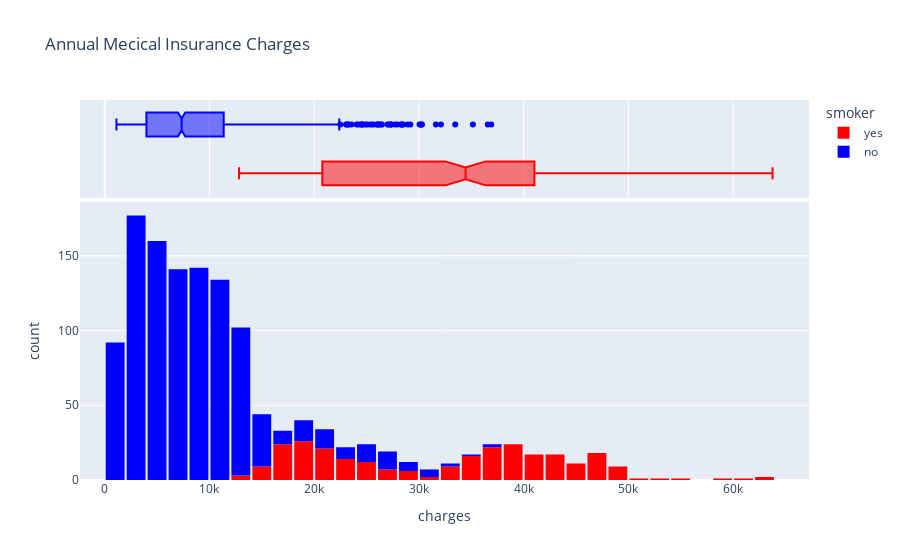

The code cell stored with this chart in its notebook:
### Code cell
fig = px.histogram(insurance_df,
                   x='charges',
                   marginal='box',
                   color='smoker',
                   color_discrete_sequence=['red', 'blue'],
                   title='Annual Mecical Insurance Charges')
fig.update_layout(bargap=0.1)
fig.show()

### Figure 1 — Plotly figure (JSON) as saved in the notebook; plotly's stock layout.template omitted (floating-point values rounded to 4 significant figures; data arrays with more than 128 entries replaced by an {"elided": "..."} marker saying what was removed)
{"data": [{"alignmentgroup": "True", "bingroup": "x", "hovertemplate": "smoker=yes<br>charges=%{x}<br>count=%{y}<extra></extra>", "legendgroup": "yes", "marker": {"color": "red", "pattern": {"shape": ""}}, "name": "yes", "offsetgroup": "yes", "orientation": "v", "showlegend": true, "type": "histogram", "x": {"elided": "274 float values"}, "xaxis": "x", "yaxis": "y"}, {"alignmentgroup": "True", "hovertemplate": "smoker=yes<br>charges=%{x}<extra></extra>", "legendgroup": "yes", "marker": {"color": "red"}, "name": "yes", "notched": true, "offsetgroup": "yes", "showlegend": false, "type": "box", "x": {"elided": "274 float values"}, "xaxis": "x2", "yaxis": "y2"}, {"alignmentgroup": "True", "bingroup": "x", "hovertemplate": "smoker=no<br>charges=%{x}<br>count=%{y}<extra></extra>", "legendgroup": "no", "marker": {"color": "blue", "pattern": {"shape": ""}}, "name": "no", "offsetgroup": "no", "orientation": "v", "showlegend": true, "type": "histogram", "x": {"elided": "1064 float values"}, "xaxis": "x", "yaxis": "y"}, {"alignmentgroup": "True", "hovertemplate": "smoker=no<br>charges=%{x}<extra></extra>", "legendgroup": "no", "marker": {"color": "blue"}, "name": "no", "notched": true, "offsetgroup": "no", "showlegend": false, "type": "box", "x": {"elided": "1064 float values"}, "xaxis": "x2", "yaxis": "y2"}], "layout": {"bargap": 0.1, "barmode": "relative", "legend": {"title": {"text": "smoker"}, "tracegroupgap": 0}, "title": {"text": "Annual Mecical Insurance Charges"}, "xaxis": {"anchor": "y", "domain": [0, 1], "title": {"text": "charges"}}, "xaxis2": {"anchor": "y2", "domain": [0, 1], "matches": "x", "showgrid": true, "showticklabels": false}, "yaxis": {"anchor": "x", "domain": [0, 0.7326], "title": {"text": "count"}}, "yaxis2": {"anchor": "x2", "domain": [0.7426, 1], "matches": "y2", "showgrid": false, "showline": false, "showticklabels": false, "ticks": ""}}}
